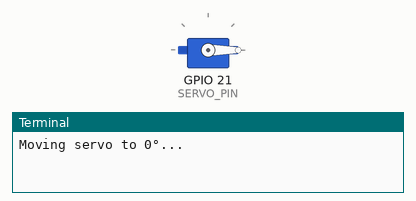
A program run on a simulated Raspberry Pi (BCM pin numbers). On the bench: servo, the last lines printed to the terminal. Servo angles are drawn from the pulse width (0.5 ms = 0°, 2.5 ms = 180°). At 4.5 s the program stops and its outputs stay as they are.

Above: at 0.1 s.
At 1.6 s:
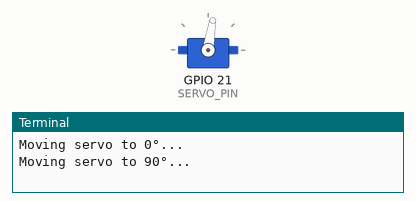
At 3.1 s:
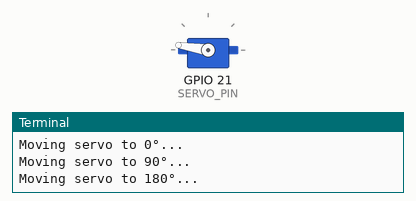
Timing chart, 0 to 4.6 s (numbered marks = the images above):
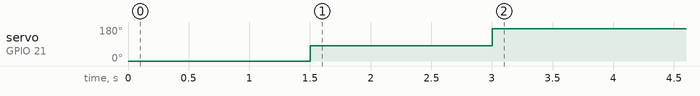

Measured:
- by itself, servo on GPIO 21 (SERVO_PIN): 0° → 81° at 1.5 s, → 171° 1.5 s later

The program:

servo_mo.py
```python
import RPi.GPIO as GPIO
import time

# GPIO Pin Definitions
SERVO_PIN = 21  # PWM-capable GPIO pin

# GPIO Setup
GPIO.setmode(GPIO.BCM)
GPIO.setup(SERVO_PIN, GPIO.OUT)

# PWM Setup
servo = GPIO.PWM(SERVO_PIN, 50)  # 50Hz PWM frequency for servos
servo.start(0)  # Start PWM with 0% duty cycle

def set_angle(angle):
    """
    Moves the servo to the specified angle.
    Args:
        angle (int): Desired angle (0 to 180 degrees)
    """
    duty = 2 + (angle / 18)  # Map angle to duty cycle
    GPIO.output(SERVO_PIN, True)
    servo.ChangeDutyCycle(duty)
    time.sleep(0.5)  # Allow time to reach the position
    GPIO.output(SERVO_PIN, False)
    servo.ChangeDutyCycle(0)

try:
    print("Moving servo to 0°...")
    set_angle(0)  # Move to 0°
    time.sleep(1)

    print("Moving servo to 90°...")
    set_angle(90)  # Move to 90°
    time.sleep(1)

    print("Moving servo to 180°...")
    set_angle(180)  # Move to 180°
    time.sleep(1)

except KeyboardInterrupt:
    print("Exiting...")
finally:
    servo.stop()
    GPIO.cleanup()
```
